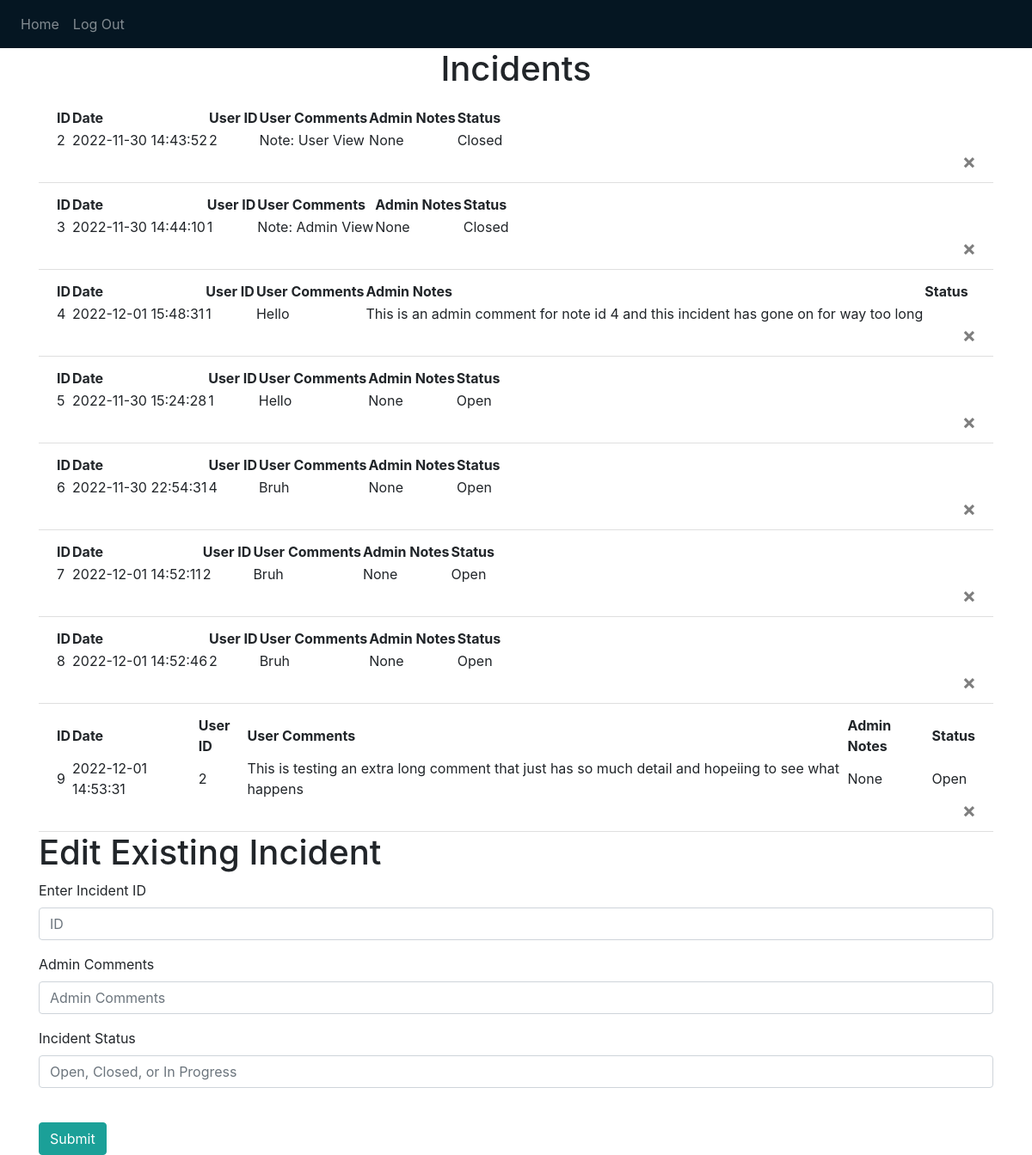
Page / (signed in) on the earlier database version.
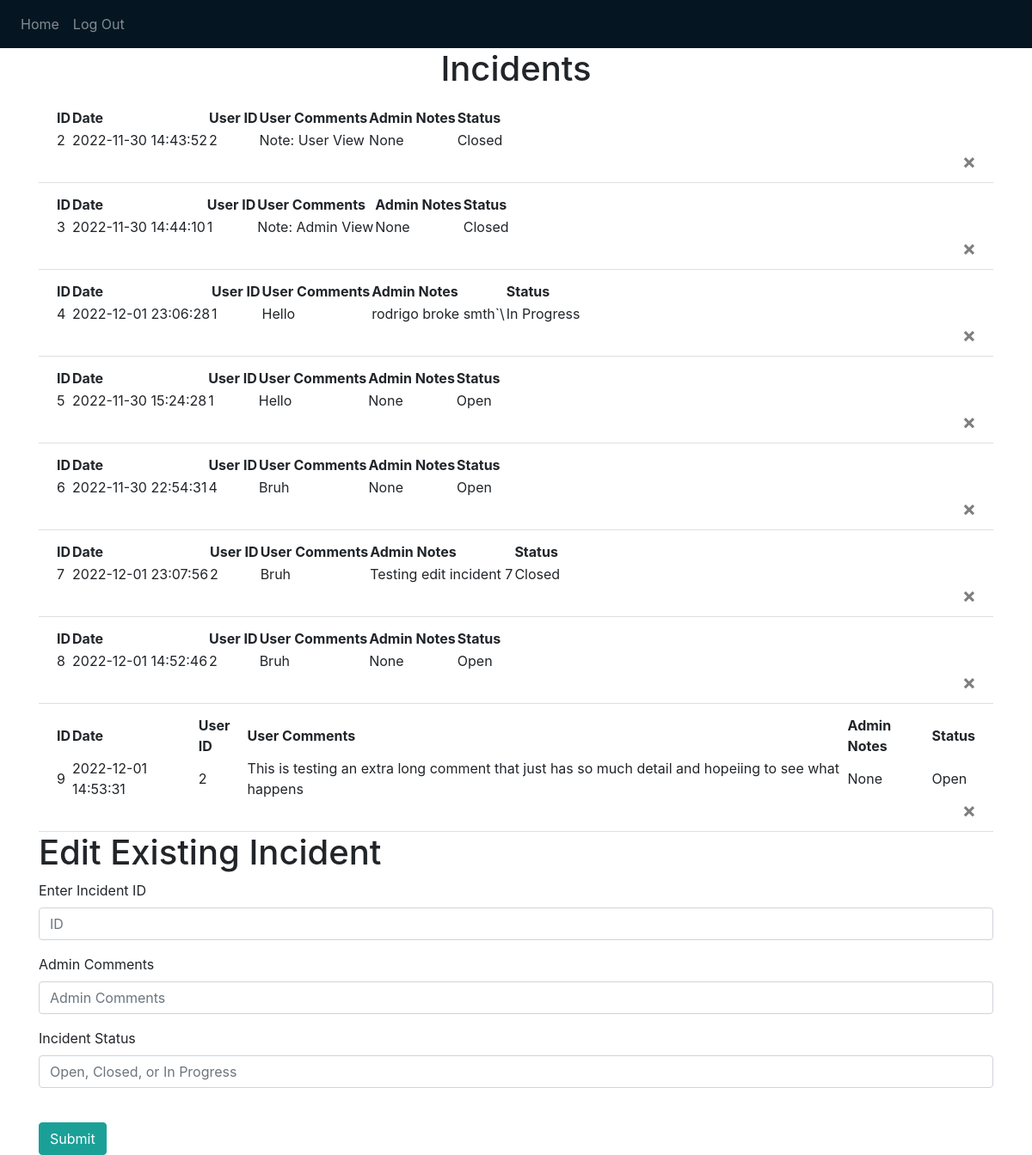
Same page on the later database version.
### website/models.py (models this page shows)
class Note(db.Model):
    id = db.Column(db.Integer, primary_key=True) #ID incremeneted on its own
    data = db.Column(db.String(10000)) #Notes from User that created the issue
    date = db.Column(db.DateTime(timezone=True), default=func.now()) #Automatically adds the date for us
    user_id = db.Column(db.Integer, db.ForeignKey('user.id')) #Foreign key is the user.id that created the note
    admin_notes = db.Column(db.String(10000)) #Notes from admin handling issue
    status = db.Column(db.String, default='Open') #False is open, True is closed

### website/views.py (the view, shortened to what this page needs)
@views.route('/', methods = ['GET', 'POST'])
@login_required
def home():
    notes = Note.query.all()
    if (current_user.admin_access == True):
        return render_template("admin.html", user=current_user, notes=notes)

### website/__init__.py (called while the page is built)
def create_app():
    app = Flask(__name__)
    app.config['SECRET_KEY'] = 'THIS IS THE SECRET KEY FOR THE APP' #can be anything you want but you want to hide this
    app.config['SQLALCHEMY_DATABASE_URI'] = f'sqlite:///{DB_NAME}' #Telling flask where the databse is located
    db.init_app(app) #initializing database with the app\
    from .views import views
    from .auth import auth
    app.register_blueprint(views, url_prefix='/')
    app.register_blueprint(auth, url_prefix='/')
    from .models import User, Note
    with app.app_context():
        db.create_all()
    login_manager = LoginManager()
    login_manager.login_view = 'auth.login'
    login_manager.init_app(app)
    @login_manager.user_loader
    def load_user(id):
        return User.query.get(int(id))
    return app

### website/templates/admin.html
{% extends "base.html" %} {% block title %}Admin View{% endblock %} {% block content
    %}
    <h1 align="center">Incidents</h1>
    <ul class="list-group list-group-flush" id="notes">
      {% for note in notes %}
      <li class="list-group-item">
        <table>
          <tr>
            <th>ID </th>
            <th>Date </th>
            <th>User ID </th>
            <th>User Comments </th>
            <th>Admin Notes</th>
            <th>Status</th>
          </tr>
          <tr>
            <td>{{ note.id }}</td>
            <td>{{ note.date}}</td>
            <td>{{ note.user_id }}</td>
            <td>{{ note.data }}</td>
            <td>{{ note.admin_notes }}</td>
            <td>{{ note.status }}</td>
          </tr>
        </table>
        <button type="button" class="close" onClick="deleteNote({{ note.id }})">
          <span aria-hidden="true">&times;</span>
        </button>
      </li>
      {% endfor %}
    </ul>
    <h1>Edit Existing Incident</h1>
    <form method="POST" name="note-edit">
      <div class="form-group">
        <label for="note_id">Enter Incident ID</label>
        <input
            type="text"
            class="form-control"
            id="note_id"
            name="note_id"
            placeholder="ID"
        />
      </div>
      <div class="form-group">
        <label for="admin_comments">Admin Comments</label>
        <input
            type="text"
            class="form-control"
            id="admin_comments"
            name="admin_comments"
            placeholder="Admin Comments"
        />
      </div>
      <div class="form-group">
        <label for="note_status">Incident Status</label>
        <input
            type="text"
            class="form-control"
            id="note_status"
            name="note_status"
            placeholder="Open, Closed, or In Progress"
        />
      </div>
      <br />
      <button id="note-edit" type="submit" class="btn btn-primary">Submit</button>
    </form>
    {% endblock %}

### website/templates/base.html (shortened to what this page needs)
<!DOCTYPE html>
<html>
    <head>
        <link
            rel="stylesheet"
            href="static/style.css"
        />
    </head>
    <body>
        <nav class="navbar navbar-expand-lg navbar-dark bg-dark">
            <div class="collapse navbar-collapse" id="navbar">
                <div class="navbar-nav">
                    {% if user.is_authenticated %}
                    <a class="nav-item nav-link" id="home" href="/">Home</a>
                    <a class="nav-item nav-link" id="logout" href="/logout">Log Out</a>
                    {% else %}
                    <a class="nav-item nav-link" id="login" href="/login">Login</a>
                    <a class="nav-item nav-link" id="signUp" href="/sign-up">Sign Up</a>
                    {% endif %}
                </div>
            </div>
        </nav>
        <div class="container">
        {% block content %}
        {% endblock %}
        </div>
    </body>
</html>

Differences in the rows shown:
changed Note id 4: date "2022-12-01 15:48:31" → "2022-12-01 23:06:28"; admin_notes "This is an admin comment for note id 4 and this incident has gone on for way too long" → "rodrigo broke smth`\\"; status (not shown) → "In Progress"
changed Note id 7: date "2022-12-01 14:52:11" → "2022-12-01 23:07:56"; admin_notes "None" → "Testing edit incident 7"; status "Open" → "Closed"
